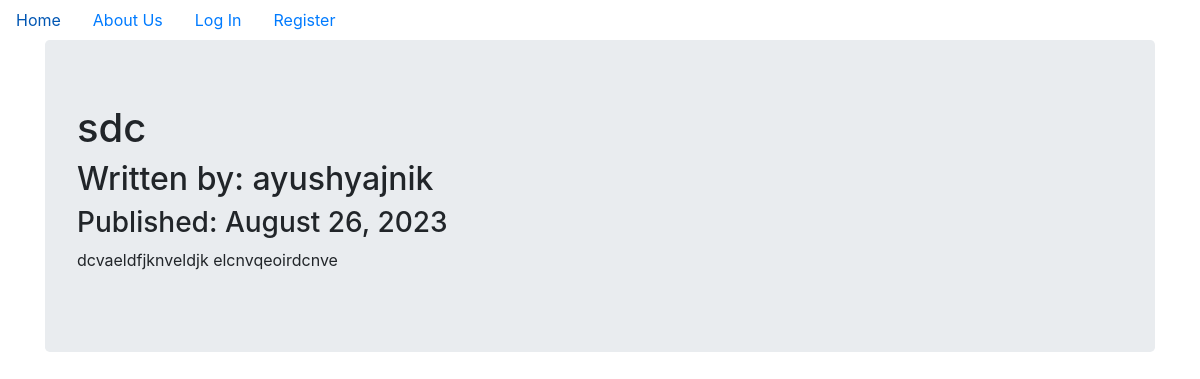
/7, run on the app's committed database.
### companyblog/models.py (models this page shows, shortened)
class BlogPost(db.Model):
    users = db.relationship(User)
    id = db.Column(db.Integer,primary_key=True)
    user_id = db.Column(db.Integer,db.ForeignKey('users.id'),nullable=False)
    date = db.Column(db.DateTime,nullable=False,default=datetime.utcnow)
    title = db.Column(db.String(140),nullable=False)
    text = db.Column(db.Text,nullable=False)

class User(db.Model,UserMixin):
    __tablename__ = 'users'
    id = db.Column(db.Integer,primary_key=True)
    profile_image = db.Column(db.String(64),nullable=False,default='default_profile.png')
    email = db.Column(db.String(64),unique=True,index=True)
    username = db.Column(db.String(64),unique=True,index=True)
    password_hash = db.Column(db.String(128))
    posts = db.relationship('BlogPost',backref='author',lazy=True)

### companyblog/users/views.py (the view)
@users.route("/<username>")
def user_posts(username):
    page = request.args.get('page', 1, type=int)
    user = User.query.filter_by(username=username).first_or_404()
    blog_posts = BlogPost.query.filter_by(author=user).order_by(BlogPost.date.desc()).paginate(page=page, per_page=5)
    return render_template('user_blog_posts.html', blog_posts=blog_posts, user=user)

### companyblog/blog_posts/views.py (called while the page is built)
@blog_posts.route('/<int:blog_post_id>')
def blog_post(blog_post_id):
    blog_post = BlogPost.query.get_or_404(blog_post_id)
    return render_template('blog_post.html',title=blog_post.title,
                            date=blog_post.date,post=blog_post
    )

### companyblog/templates/blog_post.html (shortened to what this page needs)
{% extends "base.html" %}
{% block content %}
<div class="jumbotron">
  <h1>{{ post.title }}</h1>
  <h2>Written by: {{post.author.username}}</h2>
  <h3>Published: {{ post.date.strftime('%B %d, %Y') }}</h3>
  <p>{{post.text}}</p>
</div>
{% endblock content %}

### data on the page
BlogPost: title "sdc", date "August 26, 2023", text "dcvaeldfjknveldjk elcnvqeoirdcnve"
User: author.username "ayushyajnik"
